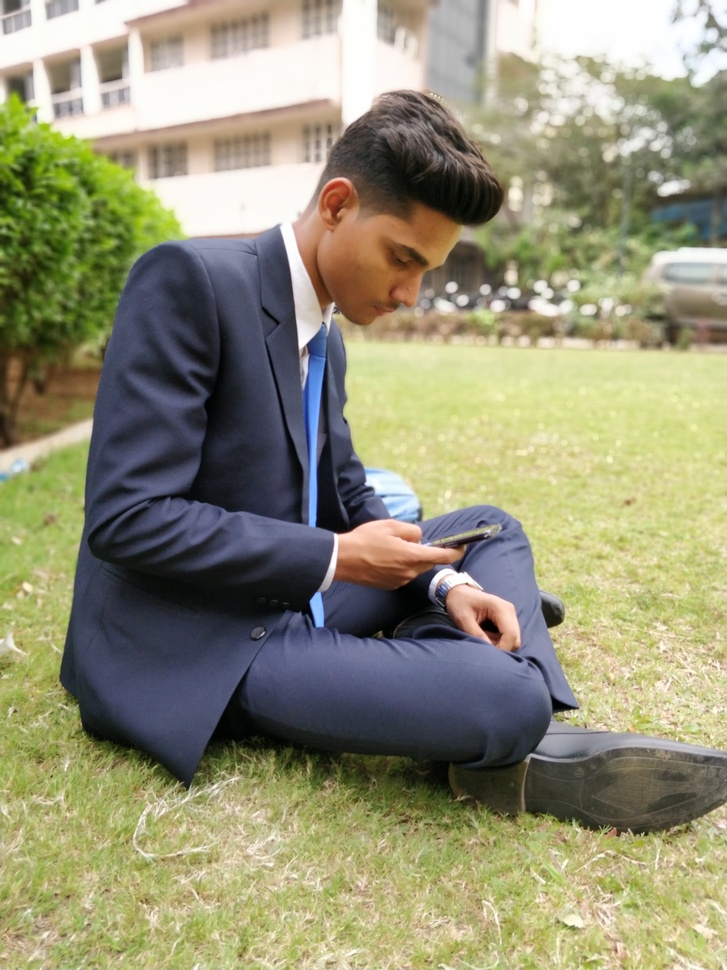
#> input picture imashish.jpg, 727 x 970 px, shrunk from 3456 x 4608 before the run, found by its file name
$ python Tkinter.py
#> lines starting #> are read from the running program, lines starting #| are printed output that depends on the picture; after the words box and inside, x2 and y2 are one past the last pixel; in counts of white or black regions, pixels touching at a corner belong together
import numpy as np
import cv2

img = cv2.imread('images/imashish.jpg', cv2.IMREAD_GRAYSCALE)
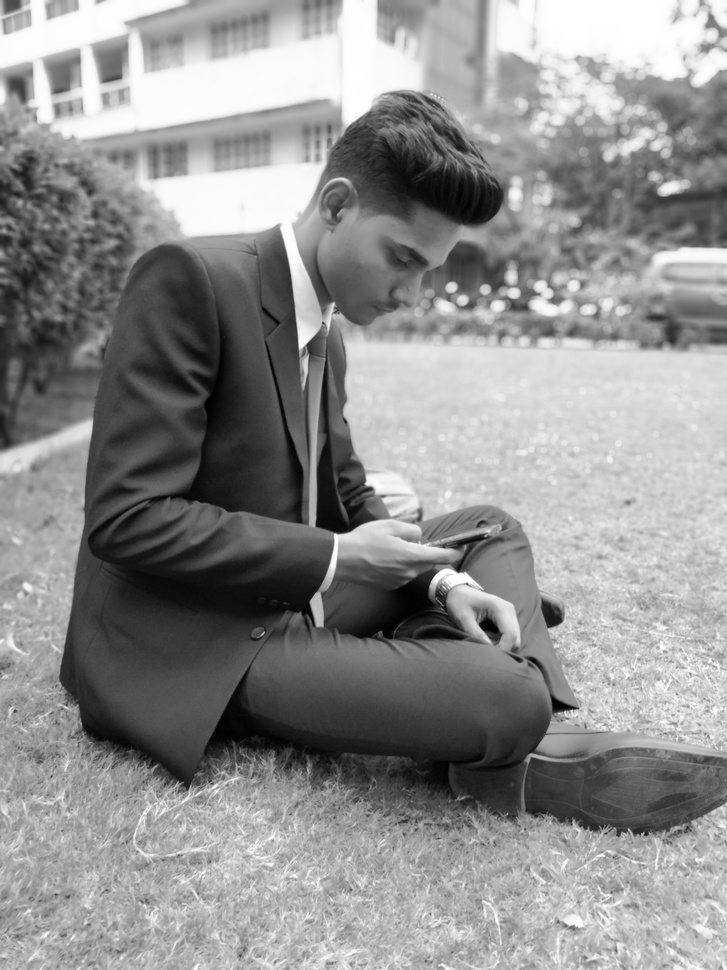
#> img: shape (970, 727); min 0, max 255, mean 143.7

height = img.shape[0]
#> height = 970
width = img.shape[1]
#> width = 727

threshold = 150

for i in np.arange(height):
    for j in np.arange(width):
        a = img.item(i,j)
        if a > threshold:
            b = 255
        else:
            b = 0
        img.itemset((i,j), b)
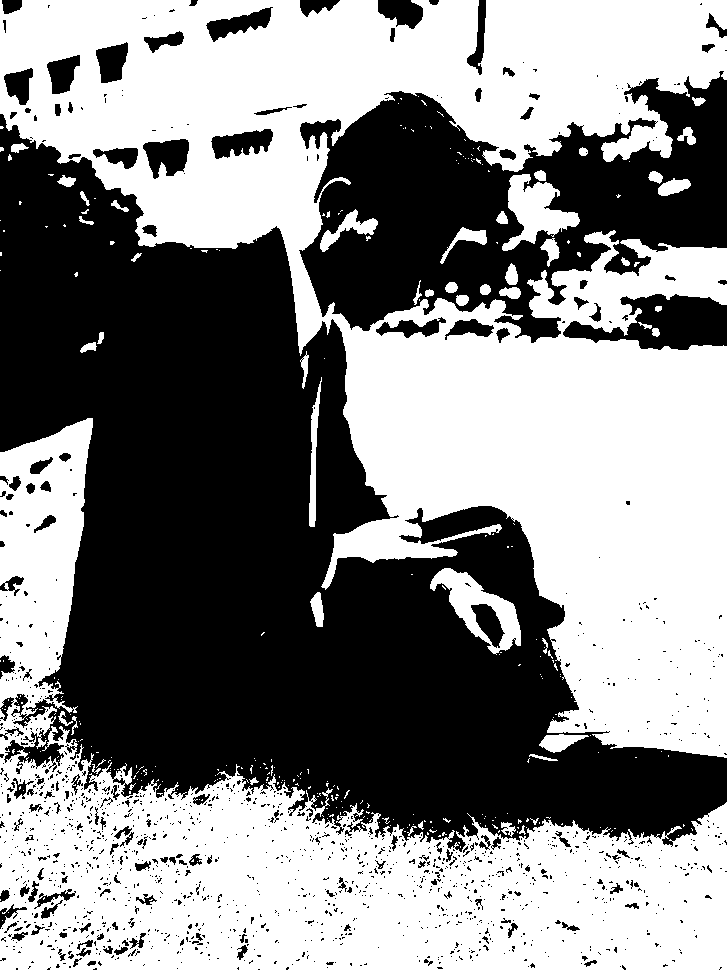
#> img: shape (970, 727); 53% white; 1443 black regions (1289 under 20 px), largest, box (x1, y1, x2, y2) and area: (0, 114, 727, 852) 241396, (299, 71, 727, 343) 61510, (563, 294, 727, 350) 5360

cv2.imwrite('images/threshold.jpg', img)

cv2.imshow('image',img)
cv2.waitKey(0)
cv2.destroyAllWindows()
